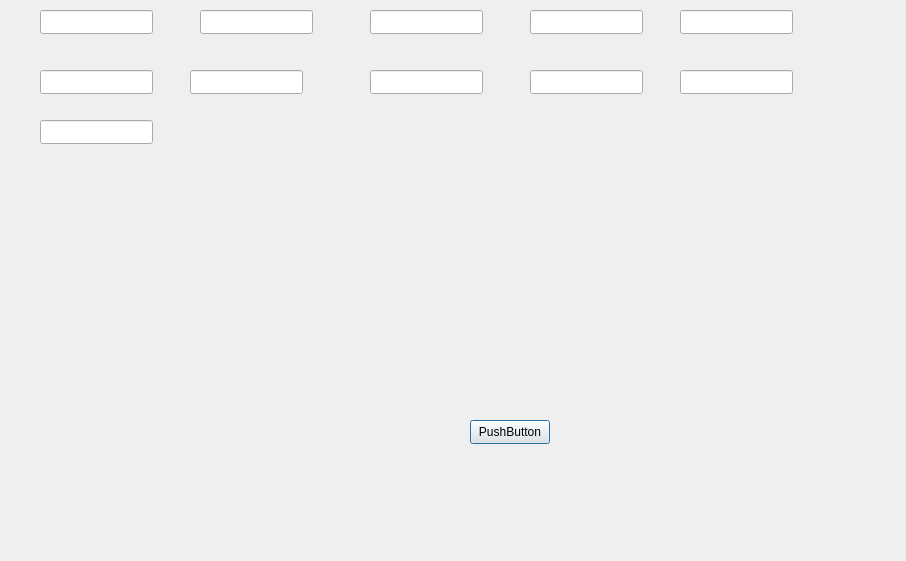
<?xml version="1.0" encoding="UTF-8"?>
<ui version="4.0">
 <class>addRefBook</class>
 <widget class="QDialog" name="addRefBook">
  <property name="geometry">
   <rect>
    <x>0</x>
    <y>0</y>
    <width>906</width>
    <height>561</height>
   </rect>
  </property>
  <property name="windowTitle">
   <string>Dialog</string>
  </property>
  <widget class="QLineEdit" name="lineEdit_4">
   <property name="geometry">
    <rect>
     <x>530</x>
     <y>10</y>
     <width>113</width>
     <height>24</height>
    </rect>
   </property>
  </widget>
  <widget class="QLineEdit" name="lineEdit_9">
   <property name="geometry">
    <rect>
     <x>680</x>
     <y>10</y>
     <width>113</width>
     <height>24</height>
    </rect>
   </property>
  </widget>
  <widget class="QLineEdit" name="lineEdit_11">
   <property name="geometry">
    <rect>
     <x>40</x>
     <y>120</y>
     <width>113</width>
     <height>24</height>
    </rect>
   </property>
  </widget>
  <widget class="QLineEdit" name="lineEdit_10">
   <property name="geometry">
    <rect>
     <x>680</x>
     <y>70</y>
     <width>113</width>
     <height>24</height>
    </rect>
   </property>
  </widget>
  <widget class="QLineEdit" name="lineEdit_5">
   <property name="geometry">
    <rect>
     <x>40</x>
     <y>70</y>
     <width>113</width>
     <height>24</height>
    </rect>
   </property>
  </widget>
  <widget class="QLineEdit" name="lineEdit_7">
   <property name="geometry">
    <rect>
     <x>370</x>
     <y>70</y>
     <width>113</width>
     <height>24</height>
    </rect>
   </property>
  </widget>
  <widget class="QLineEdit" name="lineEdit_3">
   <property name="geometry">
    <rect>
     <x>370</x>
     <y>10</y>
     <width>113</width>
     <height>24</height>
    </rect>
   </property>
  </widget>
  <widget class="QLineEdit" name="lineEdit_8">
   <property name="geometry">
    <rect>
     <x>530</x>
     <y>70</y>
     <width>113</width>
     <height>24</height>
    </rect>
   </property>
  </widget>
  <widget class="QLineEdit" name="lineEdit_6">
   <property name="geometry">
    <rect>
     <x>190</x>
     <y>70</y>
     <width>113</width>
     <height>24</height>
    </rect>
   </property>
  </widget>
  <widget class="QLineEdit" name="lineEdit_2">
   <property name="geometry">
    <rect>
     <x>200</x>
     <y>10</y>
     <width>113</width>
     <height>24</height>
    </rect>
   </property>
  </widget>
  <widget class="QLineEdit" name="lineEdit">
   <property name="geometry">
    <rect>
     <x>40</x>
     <y>10</y>
     <width>113</width>
     <height>24</height>
    </rect>
   </property>
  </widget>
  <widget class="QPushButton" name="pushButton">
   <property name="geometry">
    <rect>
     <x>470</x>
     <y>420</y>
     <width>80</width>
     <height>24</height>
    </rect>
   </property>
   <property name="text">
    <string>PushButton</string>
   </property>
  </widget>
 </widget>
 <resources/>
 <connections/>
</ui>
